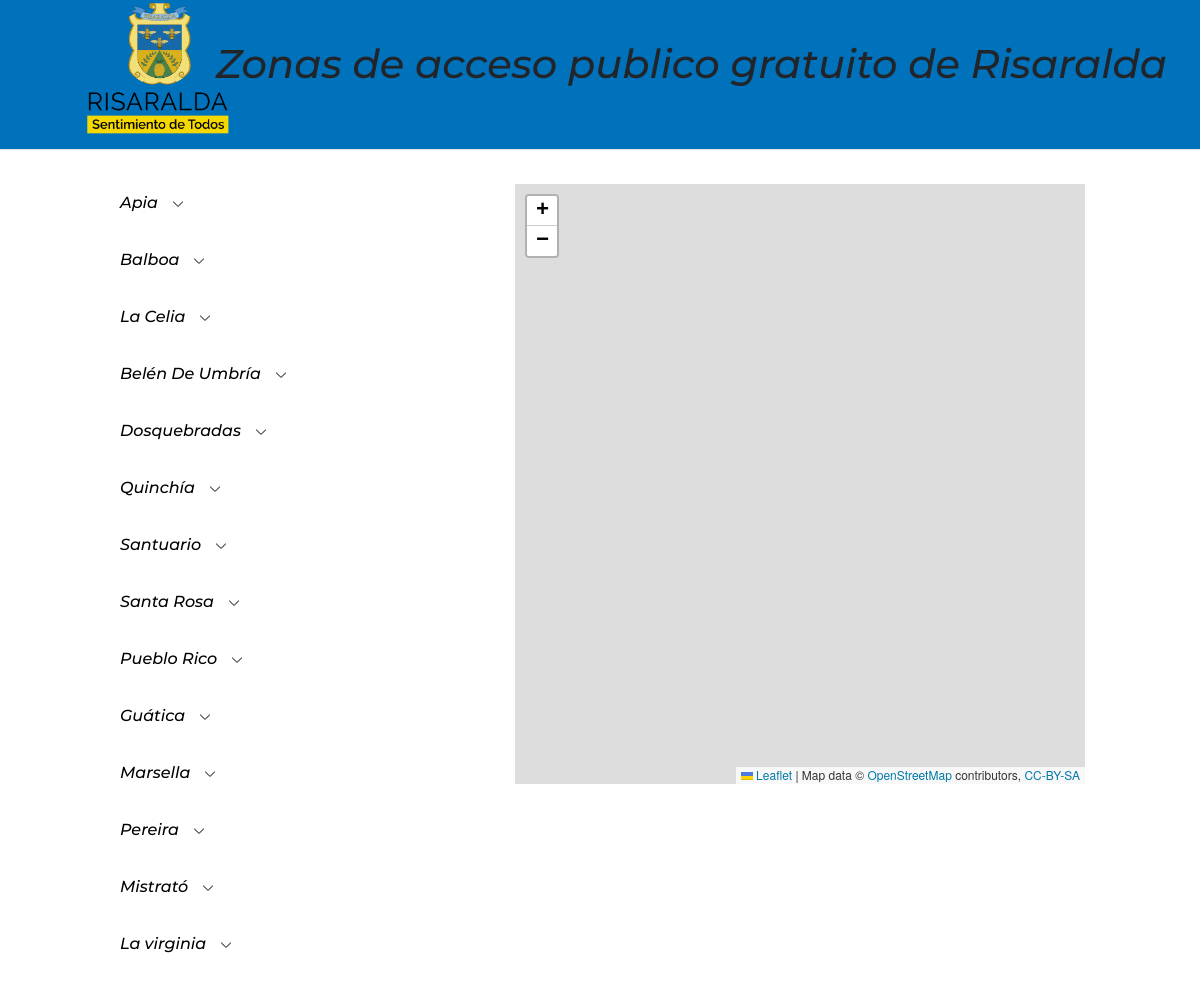
The page / on the database its author committed.
### tables this page shows
CREATE TABLE `municipio` (
  `id_municipio` int(11) NOT NULL,
  `nombre_municipio` varchar(30) NOT NULL
);

### index.php (the view, shortened to what this page needs)
<?php include("conexion.php");
$consulta = "SELECT * FROM municipio";
$resultado = mysqli_query($conexion,$consulta);
?>
<!DOCTYPE html>
<html lang="es">
<head>
	<link rel="stylesheet" type="text/css" href="css/estilo.css">
	<link rel="stylesheet" href="https://stackpath.bootstrapcdn.com/bootstrap/4.3.1/css/bootstrap.min.css">
	<link rel="stylesheet" href="https://unpkg.com/leaflet@1.7.1/dist/leaflet.css"
/>
</head>
<body>
	<div id="contenedorPrincipal" class="contenedor-flex container-fluid">
		<div class="fixed-top menu mb-5 border-bottom">
				<div class="titulo-zonas ">
					<h1  class='titulo-principal text-center'>Zonas de acceso publico gratuito de Risaralda</h1>
				</div>
				<div class="logo-governacion ">
					<img class="logo-governacion img-fluid" src="imagenesDeZonas/LOGO GOBERNACION-03.png" alt="logo">
				</div>
		</div><br>
		<div class="row  contenedor-mapa-nav">
		<div class="col-sm-1 col-md-1">
		</div>
		<div class="col-sm-3 col-md-3 contenedor-dropDown ">
		<?php
			while($fila=mysqli_fetch_row($resultado)){
				echo "
					<div class='dropdownMenu' class='item-flex'>
						<div class='title dropdownButton' onclick='crearMapaMunicipio($fila[0],$fila[2],$fila[3])'>
		    					<p class='municipio'>".$fila[1]."</p>
								<img class='icono-dropdown' src='imagenesDeZonas/down-arrow.png' alt='Girl in a jacket' width='10' height='10'>
						</div>
					<div class='dropdownContent'>
		    			<ul>
				";
				echo "</ul>
					</div>
					</div>";
			}
		?>
		</div>
		<div class="col-sm-1 col-md-1">
		</div>
		<div class="col-sm-6 col-md-6">
		<div id="map" class='item-flex'></div>
		</div>
		<div class="col-sm-1 col-md-1">
		</div>
		</div>
</body>
</html>

### css/estilo.css (style rules this page uses)
body { font-family:"monserrat" !important; }
.dropdownMenu { width: 80%; margin-bottom: 3px; }
.title { padding: 7px 5px; color: black; margin-bottom: 0; }
.dropdownButton { display: flex; flex-direction: row; align-content:space-evenly; }
.icono-dropdown { margin-left: 15px; margin-top: 8px; }
#map { height: 600px; }
.menu { height: 60px; }
.contenedor-mapa-nav { margin-top: 20px; }
.menu { background-color: #0072bb; height: 150px; border-bottom: #cccccc; display: flex; flex-direction: row-reverse; justify-content: space-evenly; }
.logo-governacion { display:inline-block; width: 150px; height: 60px; position:relative; left: 25px; }
.titulo-principal { position:relative; top: 40px; }
.contenedor-mapa-nav { position:relative; top:140px; }

### rows shown on the page
municipio: nombre_municipio "Apia"
municipio: nombre_municipio "Balboa"
municipio: nombre_municipio "La Celia"
municipio: nombre_municipio "Belén De Umbría"
municipio: nombre_municipio "Dosquebradas"
municipio: nombre_municipio "Quinchía"
municipio: nombre_municipio "Santuario"
municipio: nombre_municipio "Santa Rosa"
municipio: nombre_municipio "Pueblo Rico"
municipio: nombre_municipio "Guática"
municipio: nombre_municipio "Marsella"
municipio: nombre_municipio "Pereira"
municipio: nombre_municipio "Mistrató"
municipio: nombre_municipio "La virginia"
